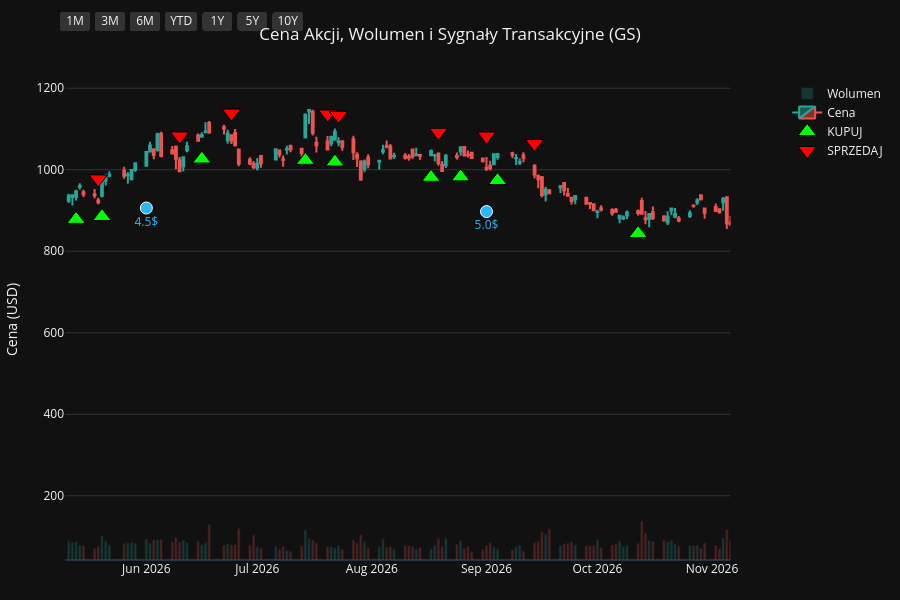
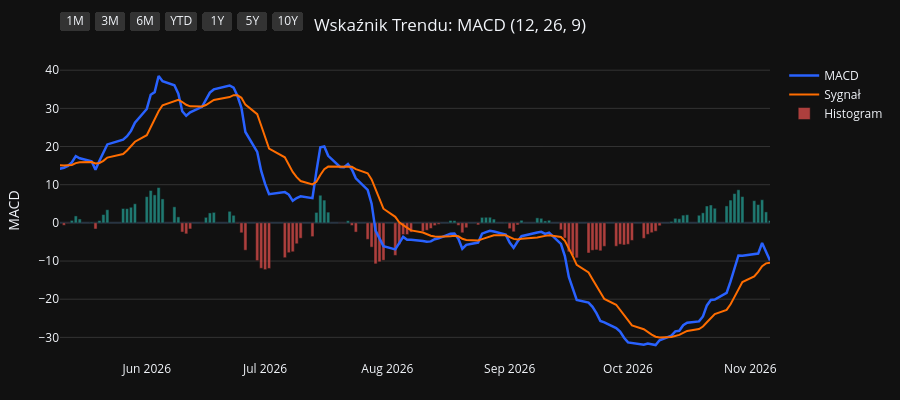
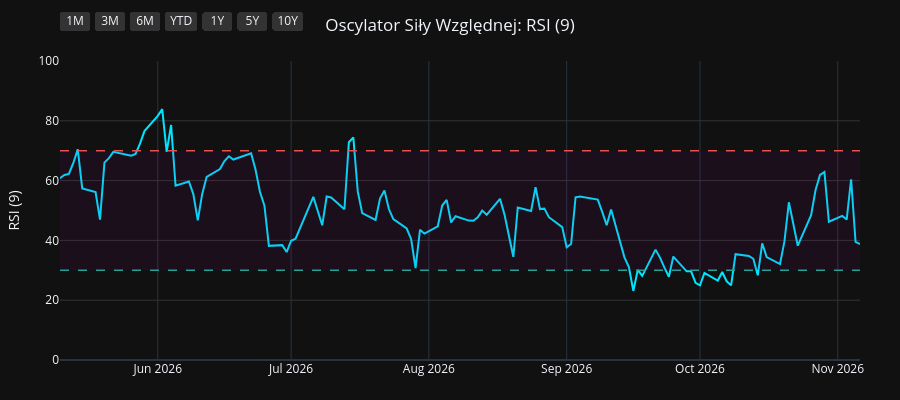
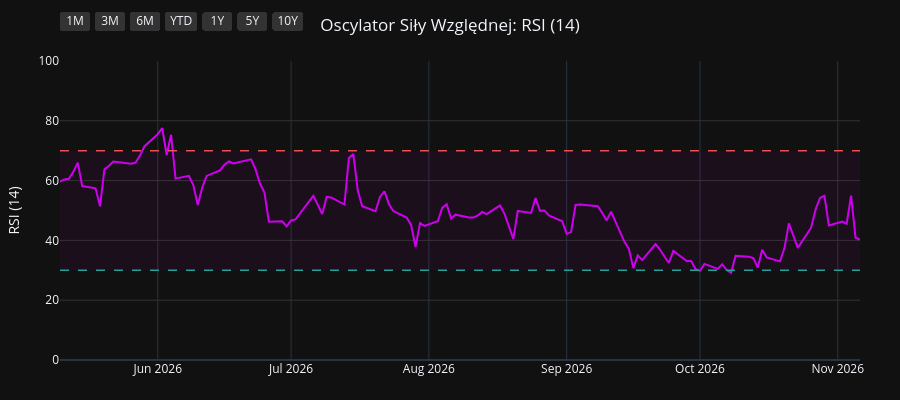

Source (notebook cell) for these figures, in order:
### Code cell
import os
import yfinance as yf
import pandas as pd
import pandas_ta as ta
import plotly.graph_objects as go
from plotly.subplots import make_subplots

# 1. Pobranie i przygotowanie danych
symbol = os.environ.get("STOCK_TICKER", "").strip().upper()
if not symbol:
    raise RuntimeError("Set STOCK_TICKER before running price_extractor.ipynb")
df = yf.Ticker(symbol).history(period="10y")
df.index = df.index.tz_localize(None)

# Wskaźniki i sygnały
df.ta.macd(fast=12, slow=26, signal=9, append=True)
df.ta.rsi(length=9, append=True)
df.ta.rsi(length=14, append=True)
df.ta.rsi(length=21, append=True)
df.dropna(inplace=True)

macd = df['MACD_12_26_9']
signal = df['MACDs_12_26_9']
wczorajszy_macd = macd.shift(1)
wczorajszy_signal = signal.shift(1)

df['Decyzja'] = 'BRAK'
df.loc[(macd > signal) & (wczorajszy_macd <= wczorajszy_signal), 'Decyzja'] = 'KUPUJ'
df.loc[(macd < signal) & (wczorajszy_macd >= wczorajszy_signal), 'Decyzja'] = 'SPRZEDAJ'

df_kupuj = df[df['Decyzja'] == 'KUPUJ']
df_sprzedaj = df[df['Decyzja'] == 'SPRZEDAJ']
df_dywidendy = df[df['Dividends'] > 0]
df_splity = df[df['Stock Splits'] > 0]

# Wspólna konfiguracja osi X
konfiguracja_osi_x = dict(
    type="date",
    showspikes=True, spikemode="across", spikesnap="cursor", spikedash="dot", spikecolor="#ffffff", spikethickness=1, hoverformat="%Y-%m-%d",
    rangeselector=dict(
        buttons=list([
            dict(count=1, label="1M", step="month", stepmode="backward"),
            dict(count=3, label="3M", step="month", stepmode="backward"),
            dict(count=6, label="6M", step="month", stepmode="backward"),
            dict(count=1, label="YTD", step="year", stepmode="todate"),
            dict(count=1, label="1Y", step="year", stepmode="backward"),
            dict(count=5, label="5Y", step="year", stepmode="backward"),
            dict(step="all", label="10Y")
        ]),
        bgcolor="#333333", activecolor="#2962ff", x=0, y=1.1
    )
)

# ==========================================
# WYKRES 1: CENA + WOLUMEN + SYGNAŁY
# ==========================================
fig1 = make_subplots(specs=[[{"secondary_y": True}]])

kolory_wolumenu = ['#26a69a' if row['Close'] >= row['Open'] else '#ef5350' for index, row in df.iterrows()]
fig1.add_trace(go.Bar(x=df.index, y=df['Volume'], marker_color=kolory_wolumenu, opacity=0.25, name='Wolumen'), secondary_y=True)
fig1.add_trace(go.Candlestick(x=df.index, open=df['Open'], high=df['High'], low=df['Low'], close=df['Close'], name='Cena', increasing_line_color='#26a69a', decreasing_line_color='#ef5350'), secondary_y=False)
fig1.add_trace(go.Scatter(x=df_kupuj.index, y=df_kupuj['Low'] * 0.95, customdata=df_kupuj[['Low', 'High']], mode='markers', marker=dict(symbol='triangle-up', size=16, color='#00ff00', line=dict(width=1, color='black')), name='KUPUJ', hovertemplate='KUPUJ<br>Najniższa: %{customdata[0]:.2f}<br>Najwyższa: %{customdata[1]:.2f}<extra></extra>'), secondary_y=False)
fig1.add_trace(go.Scatter(x=df_sprzedaj.index, y=df_sprzedaj['High'] * 1.05, customdata=df_sprzedaj[['Low', 'High']], mode='markers', marker=dict(symbol='triangle-down', size=16, color='#ff0000', line=dict(width=1, color='black')), name='SPRZEDAJ', hovertemplate='SPRZEDAJ<br>Najniższa: %{customdata[0]:.2f}<br>Najwyższa: %{customdata[1]:.2f}<extra></extra>'), secondary_y=False)

if not df_dywidendy.empty:
    fig1.add_trace(go.Scatter(x=df_dywidendy.index, y=df_dywidendy['Low'] * 0.90, mode='markers+text', marker=dict(symbol='circle', size=12, color='#29b6f6', line=dict(width=1, color='white')), text=df_dywidendy['Dividends'].apply(lambda x: f"{x}$"), textposition="bottom center", name='Dywidenda', showlegend=False, hovertemplate='Dywidenda: %{text}<extra></extra>', textfont=dict(color="#29b6f6")), secondary_y=False)
if not df_splity.empty:
                    fig1.add_trace(go.Scatter(x=df_splity.index, y=df_splity['High'], mode='markers+text', marker=dict(symbol='star', size=16, color='#ffee58', line=dict(width=1, color='black')), text=df_splity['Stock Splits'].apply(lambda x: f"{x:g}:1" if x >= 1 else f"1:{1 / x:g}"), textposition="top center", name='Split', hovertemplate='%{text}<extra></extra>', textfont=dict(color="#ffee58")), secondary_y=False)

fig1.update_layout(title=dict(text=f"Cena Akcji, Wolumen i Sygnały Transakcyjne ({symbol})", x=0.5, xanchor='center'), dragmode='pan', xaxis_rangeslider_visible=False, template='plotly_dark', height=600, hovermode='x unified', margin=dict(l=60, r=40, t=60, b=40))
fig1.update_xaxes(**konfiguracja_osi_x)
fig1.update_xaxes(range=[df.index.max() - pd.Timedelta(days=180), df.index.max()])
fig1.update_yaxes(title_text="Cena (USD)", secondary_y=False, gridcolor='#333333')
fig1.update_yaxes(range=[0, df['Volume'].max() * 4], showgrid=False, showticklabels=False, secondary_y=True)
fig1.show(config={'scrollZoom': True})

# ==========================================
# WYKRES 2: WSKAŹNIK MACD
# ==========================================
fig2 = go.Figure()
fig2.add_trace(go.Scatter(x=df.index, y=df['MACD_12_26_9'], line=dict(color='#2962ff', width=2.5), name='MACD'))
fig2.add_trace(go.Scatter(x=df.index, y=df['MACDs_12_26_9'], line=dict(color='#ff6d00', width=2), name='Sygnał'))
kolory_macd = ['#26a69a' if val >= 0 else '#ef5350' for val in df['MACDh_12_26_9']]
fig2.add_trace(go.Bar(x=df.index, y=df['MACDh_12_26_9'], marker_color=kolory_macd, name='Histogram', opacity=0.7))
fig2.update_layout(title=dict(text="Wskaźnik Trendu: MACD (12, 26, 9)", x=0.5, xanchor='center'), dragmode='pan', xaxis_rangeslider_visible=False, template='plotly_dark', height=400, hovermode='x unified', margin=dict(l=60, r=40, t=60, b=40))
fig2.update_xaxes(**konfiguracja_osi_x)
fig2.update_xaxes(range=[df.index.max() - pd.Timedelta(days=180), df.index.max()])
fig2.update_yaxes(title_text="MACD", gridcolor='#333333')
fig2.show(config={'scrollZoom': True})

# ==========================================
# WYKRES 3: OSCYLATOR RSI (9)
# ==========================================
fig3 = go.Figure()
fig3.add_trace(go.Scatter(x=df.index, y=df['RSI_9'], line=dict(color='#00e5ff', width=2), name='RSI (9)'))
fig3.add_hline(y=70, line_dash="dash", line_color="#ef5350", line_width=1.5)
fig3.add_hline(y=30, line_dash="dash", line_color="#26a69a", line_width=1.5)
fig3.add_hrect(y0=30, y1=70, line_width=0, fillcolor="purple", opacity=0.1)
fig3.update_layout(title=dict(text="Oscylator Siły Względnej: RSI (9)", x=0.5, xanchor='center'), dragmode='pan', xaxis_rangeslider_visible=False, template='plotly_dark', height=400, hovermode='x unified', margin=dict(l=60, r=40, t=60, b=40))
fig3.update_xaxes(**konfiguracja_osi_x)
fig3.update_xaxes(range=[df.index.max() - pd.Timedelta(days=180), df.index.max()])
fig3.update_yaxes(title_text="RSI (9)", range=[0, 100], gridcolor='#333333')
fig3.show(config={'scrollZoom': True})

# ==========================================
# WYKRES 4: OSCYLATOR RSI (14)
# ==========================================
fig4 = go.Figure()
fig4.add_trace(go.Scatter(x=df.index, y=df['RSI_14'], line=dict(color='#d500f9', width=2), name='RSI (14)'))
fig4.add_hline(y=70, line_dash="dash", line_color="#ef5350", line_width=1.5)
fig4.add_hline(y=30, line_dash="dash", line_color="#26a69a", line_width=1.5)
fig4.add_hrect(y0=30, y1=70, line_width=0, fillcolor="purple", opacity=0.1)
fig4.update_layout(title=dict(text="Oscylator Siły Względnej: RSI (14)", x=0.5, xanchor='center'), dragmode='pan', xaxis_rangeslider_visible=False, template='plotly_dark', height=400, hovermode='x unified', margin=dict(l=60, r=40, t=60, b=40))
fig4.update_xaxes(**konfiguracja_osi_x)
fig4.update_xaxes(range=[df.index.max() - pd.Timedelta(days=180), df.index.max()])
fig4.update_yaxes(title_text="RSI (14)", range=[0, 100], gridcolor='#333333')
fig4.show(config={'scrollZoom': True})

# ==========================================
# WYKRES 5: OSCYLATOR RSI (21)
# ==========================================
fig5 = go.Figure()
fig5.add_trace(go.Scatter(x=df.index, y=df['RSI_21'], line=dict(color='#64dd17', width=2), name='RSI (21)'))
fig5.add_hline(y=70, line_dash="dash", line_color="#ef5350", line_width=1.5)
fig5.add_hline(y=30, line_dash="dash", line_color="#26a69a", line_width=1.5)
fig5.add_hrect(y0=30, y1=70, line_width=0, fillcolor="purple", opacity=0.1)
fig5.update_layout(title=dict(text="Oscylator Siły Względnej: RSI (21)", x=0.5, xanchor='center'), dragmode='pan', xaxis_rangeslider_visible=False, template='plotly_dark', height=400, hovermode='x unified', margin=dict(l=60, r=40, t=60, b=40))
fig5.update_xaxes(**konfiguracja_osi_x)
fig5.update_xaxes(range=[df.index.max() - pd.Timedelta(days=180), df.index.max()])
fig5.update_yaxes(title_text="RSI (21)", range=[0, 100], gridcolor='#333333')
fig5.show(config={'scrollZoom': True})

### Figure 1 — Plotly figure (JSON) as saved in the notebook; plotly's stock layout.template omitted (floating-point values rounded to 4 significant figures; data arrays with more than 128 entries replaced by an {"elided": "..."} marker saying what was removed)
{"data": [{"marker": {"color": {"elided": "2481 str values"}}, "name": "Wolumen", "opacity": 0.25, "type": "bar", "x": {"elided": "2481 str values"}, "xaxis": "x", "y": {"elided": "2481 int values"}, "yaxis": "y2"}, {"close": {"elided": "2481 float values"}, "decreasing": {"line": {"color": "#ef5350"}}, "high": {"elided": "2481 float values"}, "increasing": {"line": {"color": "#26a69a"}}, "low": {"elided": "2481 float values"}, "name": "Cena", "open": {"elided": "2481 float values"}, "type": "candlestick", "x": {"elided": "2481 str values"}, "xaxis": "x", "yaxis": "y"}, {"customdata": {"elided": "95x2 float values"}, "hovertemplate": "KUPUJ<br>Najniższa: %{customdata[0]:.2f}<br>Najwyższa: %{customdata[1]:.2f}<extra></extra>", "marker": {"color": "#00ff00", "line": {"color": "black", "width": 1}, "size": 16, "symbol": "triangle-up"}, "mode": "markers", "name": "KUPUJ", "type": "scatter", "x": ["2017-02-07T00:00:00", "2017-04-25T00:00:00", "2017-05-24T00:00:00", "2017-06-08T00:00:00", "2017-06-28T00:00:00", "2017-08-01T00:00:00", "2017-09-01T00:00:00", "2017-09-12T00:00:00", "2017-11-30T00:00:00", "2018-01-23T00:00:00", "2018-02-16T00:00:00", "2018-03-07T00:00:00", "2018-04-10T00:00:00", "2018-05-09T00:00:00", "2018-06-07T00:00:00", "2018-07-09T00:00:00", "2018-08-21T00:00:00", "2018-09-21T00:00:00", "2018-10-17T00:00:00", "2018-10-31T00:00:00", "2018-12-28T00:00:00", "2019-03-18T00:00:00", "2019-04-02T00:00:00", "2019-05-03T00:00:00", "2019-06-10T00:00:00", "2019-08-29T00:00:00", "2019-10-15T00:00:00", "2019-12-12T00:00:00", "2020-01-02T00:00:00", "2020-03-26T00:00:00", "2020-05-07T00:00:00", "2020-05-26T00:00:00", "2020-07-13T00:00:00", "2020-08-10T00:00:00", "2020-08-27T00:00:00", "2020-09-30T00:00:00", "2020-11-06T00:00:00", "2020-12-21T00:00:00", "2021-02-09T00:00:00", "2021-03-10T00:00:00", "2021-04-16T00:00:00", "2021-04-23T00:00:00", "2021-06-01T00:00:00", "2021-06-30T00:00:00", "2021-07-12T00:00:00", "2021-07-23T00:00:00", "2021-08-26T00:00:00", "2021-10-08T00:00:00", "2021-12-07T00:00:00", "2021-12-27T00:00:00", "2022-02-02T00:00:00", "2022-03-15T00:00:00", "2022-04-18T00:00:00", "2022-05-17T00:00:00", "2022-06-27T00:00:00", "2022-07-18T00:00:00", "2022-10-06T00:00:00", "2022-10-13T00:00:00", "2023-01-06T00:00:00", "2023-01-26T00:00:00", "2023-03-28T00:00:00", "2023-05-26T00:00:00", "2023-07-12T00:00:00", "2023-08-31T00:00:00", "2023-10-31T00:00:00", "2024-02-23T00:00:00", "2024-03-21T00:00:00", "2024-04-23T00:00:00", "2024-07-02T00:00:00", "2024-08-15T00:00:00", "2024-09-19T00:00:00", "2024-10-08T00:00:00", "2024-11-06T00:00:00", "2025-01-08T00:00:00", "2025-01-15T00:00:00", "2025-02-18T00:00:00", "2025-03-20T00:00:00", "2025-04-16T00:00:00", "2025-06-18T00:00:00", "2025-08-27T00:00:00", "2025-09-09T00:00:00", "2025-10-28T00:00:00", "2025-11-26T00:00:00", "2026-01-05T00:00:00", "2026-01-15T00:00:00", "2026-03-23T00:00:00", "2026-05-13T00:00:00", "2026-05-20T00:00:00", "2026-06-16T00:00:00", "2026-07-14T00:00:00", "2026-07-22T00:00:00", "2026-08-17T00:00:00", "2026-08-25T00:00:00", "2026-09-04T00:00:00", "2026-10-12T00:00:00"], "xaxis": "x", "y": [185.5, 174.9, 170.5, 167.3, 172.1, 176.7, 174.8, 173.7, 191.5, 201.5, 208.6, 205.3, 201.4, 186.7, 183.6, 176.1, 185.8, 186.0, 174.3, 175.4, 128.9, 158.9, 156.1, 164.3, 153.6, 162.6, 160.3, 179.1, 186.9, 126.0, 146.4, 151.3, 170.1, 171.0, 169.7, 164.0, 165.7, 206.8, 247.5, 276.7, 282.6, 276.1, 315.2, 310.6, 307.6, 311.0, 344.4, 326.7, 332.5, 325.7, 302.7, 276.4, 272.9, 262.2, 255.9, 255.8, 261.8, 248.2, 296.1, 303.5, 276.5, 283.4, 285.7, 289.6, 267.2, 348.7, 360.1, 375.5, 417.2, 452.3, 450.6, 449.9, 516.9, 525.5, 544.1, 606.5, 509.0, 454.3, 577.9, 690.4, 688.1, 733.6, 750.0, 854.5, 865.8, 780.3, 878.2, 885.2, 1026.0, 1023.0, 1019.0, 981.4, 982.5, 973.4, 843.4], "yaxis": "y"}, {"customdata": {"elided": "94x2 float values"}, "hovertemplate": "SPRZEDAJ<br>Najniższa: %{customdata[0]:.2f}<br>Najwyższa: %{customdata[1]:.2f}<extra></extra>", "marker": {"color": "#ff0000", "line": {"color": "black", "width": 1}, "size": 16, "symbol": "triangle-down"}, "mode": "markers", "name": "SPRZEDAJ", "type": "scatter", "x": ["2017-03-07T00:00:00", "2017-05-17T00:00:00", "2017-05-31T00:00:00", "2017-06-26T00:00:00", "2017-07-19T00:00:00", "2017-08-15T00:00:00", "2017-09-05T00:00:00", "2017-10-13T00:00:00", "2017-12-28T00:00:00", "2018-02-05T00:00:00", "2018-03-01T00:00:00", "2018-03-19T00:00:00", "2018-04-23T00:00:00", "2018-05-29T00:00:00", "2018-06-21T00:00:00", "2018-08-09T00:00:00", "2018-09-06T00:00:00", "2018-09-26T00:00:00", "2018-10-24T00:00:00", "2018-11-12T00:00:00", "2019-02-06T00:00:00", "2019-03-20T00:00:00", "2019-04-24T00:00:00", "2019-05-07T00:00:00", "2019-08-01T00:00:00", "2019-09-24T00:00:00", "2019-11-15T00:00:00", "2019-12-31T00:00:00", "2020-01-24T00:00:00", "2020-05-06T00:00:00", "2020-05-12T00:00:00", "2020-06-12T00:00:00", "2020-07-23T00:00:00", "2020-08-18T00:00:00", "2020-09-09T00:00:00", "2020-10-22T00:00:00", "2020-12-14T00:00:00", "2021-01-21T00:00:00", "2021-03-09T00:00:00", "2021-03-17T00:00:00", "2021-04-22T00:00:00", "2021-05-19T00:00:00", "2021-06-10T00:00:00", "2021-07-07T00:00:00", "2021-07-16T00:00:00", "2021-08-19T00:00:00", "2021-09-03T00:00:00", "2021-11-05T00:00:00", "2021-12-20T00:00:00", "2022-01-14T00:00:00", "2022-02-18T00:00:00", "2022-04-04T00:00:00", "2022-04-26T00:00:00", "2022-06-09T00:00:00", "2022-07-14T00:00:00", "2022-08-22T00:00:00", "2022-10-11T00:00:00", "2022-11-25T00:00:00", "2023-01-20T00:00:00", "2023-02-21T00:00:00", "2023-05-03T00:00:00", "2023-06-21T00:00:00", "2023-08-08T00:00:00", "2023-09-25T00:00:00", "2024-01-03T00:00:00", "2024-03-07T00:00:00", "2024-04-08T00:00:00", "2024-05-23T00:00:00", "2024-08-02T00:00:00", "2024-09-03T00:00:00", "2024-10-03T00:00:00", "2024-10-25T00:00:00", "2024-11-29T00:00:00", "2025-01-10T00:00:00", "2025-02-12T00:00:00", "2025-02-20T00:00:00", "2025-04-03T00:00:00", "2025-05-29T00:00:00", "2025-07-11T00:00:00", "2025-09-02T00:00:00", "2025-09-29T00:00:00", "2025-11-17T00:00:00", "2025-12-29T00:00:00", "2026-01-14T00:00:00", "2026-01-20T00:00:00", "2026-04-29T00:00:00", "2026-05-19T00:00:00", "2026-06-10T00:00:00", "2026-06-24T00:00:00", "2026-07-20T00:00:00", "2026-07-23T00:00:00", "2026-08-19T00:00:00", "2026-09-01T00:00:00", "2026-09-14T00:00:00"], "xaxis": "x", "y": [217.3, 193.7, 188.1, 191.3, 193.2, 198.7, 193.7, 207.0, 222.9, 228.4, 229.2, 232.6, 219.8, 202.2, 199.4, 206.7, 209.0, 204.0, 191.7, 194.7, 175.0, 176.8, 179.7, 180.1, 195.0, 191.1, 197.3, 206.4, 220.5, 163.6, 166.4, 184.4, 187.2, 184.9, 187.2, 188.6, 223.8, 269.0, 310.3, 320.2, 310.9, 332.1, 360.7, 342.6, 347.1, 368.2, 386.1, 385.5, 351.2, 359.4, 327.3, 312.2, 302.5, 297.3, 269.0, 326.0, 288.5, 371.3, 338.1, 352.0, 323.7, 321.4, 342.8, 323.4, 381.6, 393.4, 411.4, 463.0, 496.1, 514.4, 495.0, 533.6, 618.3, 584.4, 659.7, 679.8, 540.2, 621.7, 723.1, 758.3, 832.9, 820.4, 938.1, 970.8, 996.1, 967.5, 977.5, 1083.0, 1139.0, 1137.0, 1133.0, 1092.0, 1083.0, 1064.0], "yaxis": "y"}, {"hovertemplate": "Dywidenda: %{text}<extra></extra>", "marker": {"color": "#29b6f6", "line": {"color": "white", "width": 1}, "size": 12, "symbol": "circle"}, "mode": "markers+text", "name": "Dywidenda", "showlegend": false, "text": ["0.65$", "0.75$", "0.75$", "0.75$", "0.75$", "0.8$", "0.8$", "0.8$", "0.8$", "0.85$", "1.25$", "1.25$", "1.25$", "1.25$", "1.25$", "1.25$", "1.25$", "1.25$", "2.0$", "2.0$", "2.0$", "2.0$", "2.5$", "2.5$", "2.5$", "2.5$", "2.75$", "2.75$", "2.75$", "2.75$", "3.0$", "3.0$", "3.0$", "3.0$", "4.0$", "4.0$", "4.5$", "4.5$", "5.0$"], "textfont": {"color": "#29b6f6"}, "textposition": "bottom center", "type": "scatter", "x": ["2017-02-28T00:00:00", "2017-05-30T00:00:00", "2017-08-29T00:00:00", "2017-11-29T00:00:00", "2018-02-28T00:00:00", "2018-05-30T00:00:00", "2018-08-29T00:00:00", "2018-11-29T00:00:00", "2019-02-27T00:00:00", "2019-05-29T00:00:00", "2019-08-29T00:00:00", "2019-11-29T00:00:00", "2020-02-28T00:00:00", "2020-05-29T00:00:00", "2020-08-31T00:00:00", "2020-12-01T00:00:00", "2021-03-01T00:00:00", "2021-05-28T00:00:00", "2021-08-31T00:00:00", "2021-12-01T00:00:00", "2022-03-01T00:00:00", "2022-05-31T00:00:00", "2022-08-31T00:00:00", "2022-11-30T00:00:00", "2023-03-01T00:00:00", "2023-05-31T00:00:00", "2023-08-30T00:00:00", "2023-11-29T00:00:00", "2024-02-28T00:00:00", "2024-05-30T00:00:00", "2024-08-30T00:00:00", "2024-12-02T00:00:00", "2025-02-28T00:00:00", "2025-05-30T00:00:00", "2025-08-29T00:00:00", "2025-12-02T00:00:00", "2026-03-02T00:00:00", "2026-06-01T00:00:00", "2026-09-01T00:00:00"], "xaxis": "x", "y": [180.8, 161.0, 159.9, 178.7, 195.7, 169.3, 180.4, 145.6, 149.2, 140.6, 154.0, 169.5, 150.8, 151.6, 159.5, 182.2, 255.7, 292.2, 325.9, 301.5, 263.7, 261.7, 269.4, 308.6, 286.6, 268.7, 275.8, 285.6, 330.8, 384.9, 437.0, 522.7, 527.7, 521.3, 652.2, 717.0, 745.4, 906.0, 897.3], "yaxis": "y"}], "layout": {"dragmode": "pan", "height": 600, "hovermode": "x unified", "margin": {"b": 40, "l": 60, "r": 40, "t": 60}, "title": {"text": "Cena Akcji, Wolumen i Sygnały Transakcyjne (GS)", "x": 0.5, "xanchor": "center"}, "xaxis": {"anchor": "y", "domain": [0.0, 0.94], "hoverformat": "%Y-%m-%d", "range": ["2026-05-10T00:00:00", "2026-11-06T00:00:00"], "rangeselector": {"activecolor": "#2962ff", "bgcolor": "#333333", "buttons": [{"count": 1, "label": "1M", "step": "month", "stepmode": "backward"}, {"count": 3, "label": "3M", "step": "month", "stepmode": "backward"}, {"count": 6, "label": "6M", "step": "month", "stepmode": "backward"}, {"count": 1, "label": "YTD", "step": "year", "stepmode": "todate"}, {"count": 1, "label": "1Y", "step": "year", "stepmode": "backward"}, {"count": 5, "label": "5Y", "step": "year", "stepmode": "backward"}, {"label": "10Y", "step": "all"}], "x": 0, "y": 1.1}, "rangeslider": {"visible": false}, "showspikes": true, "spikecolor": "#ffffff", "spikedash": "dot", "spikemode": "across", "spikesnap": "cursor", "spikethickness": 1, "type": "date"}, "yaxis": {"anchor": "x", "domain": [0.0, 1.0], "gridcolor": "#333333", "title": {"text": "Cena (USD)"}}, "yaxis2": {"anchor": "x", "overlaying": "y", "range": [0, 60776800], "showgrid": false, "showticklabels": false, "side": "right"}}}

### Figure 2 — Plotly figure (JSON) as saved in the notebook; plotly's stock layout.template omitted (floating-point values rounded to 4 significant figures; data arrays with more than 128 entries replaced by an {"elided": "..."} marker saying what was removed)
{"data": [{"line": {"color": "#2962ff", "width": 2.5}, "name": "MACD", "type": "scatter", "x": {"elided": "2481 str values"}, "y": {"elided": "2481 float values"}}, {"line": {"color": "#ff6d00", "width": 2}, "name": "Sygnał", "type": "scatter", "x": {"elided": "2481 str values"}, "y": {"elided": "2481 float values"}}, {"marker": {"color": {"elided": "2481 str values"}}, "name": "Histogram", "opacity": 0.7, "type": "bar", "x": {"elided": "2481 str values"}, "y": {"elided": "2481 float values"}}], "layout": {"dragmode": "pan", "height": 400, "hovermode": "x unified", "margin": {"b": 40, "l": 60, "r": 40, "t": 60}, "title": {"text": "Wskaźnik Trendu: MACD (12, 26, 9)", "x": 0.5, "xanchor": "center"}, "xaxis": {"hoverformat": "%Y-%m-%d", "range": ["2026-05-10T00:00:00", "2026-11-06T00:00:00"], "rangeselector": {"activecolor": "#2962ff", "bgcolor": "#333333", "buttons": [{"count": 1, "label": "1M", "step": "month", "stepmode": "backward"}, {"count": 3, "label": "3M", "step": "month", "stepmode": "backward"}, {"count": 6, "label": "6M", "step": "month", "stepmode": "backward"}, {"count": 1, "label": "YTD", "step": "year", "stepmode": "todate"}, {"count": 1, "label": "1Y", "step": "year", "stepmode": "backward"}, {"count": 5, "label": "5Y", "step": "year", "stepmode": "backward"}, {"label": "10Y", "step": "all"}], "x": 0, "y": 1.1}, "rangeslider": {"visible": false}, "showspikes": true, "spikecolor": "#ffffff", "spikedash": "dot", "spikemode": "across", "spikesnap": "cursor", "spikethickness": 1, "type": "date"}, "yaxis": {"gridcolor": "#333333", "title": {"text": "MACD"}}}}

### Figure 3 — Plotly figure (JSON) as saved in the notebook; plotly's stock layout.template omitted (floating-point values rounded to 4 significant figures; data arrays with more than 128 entries replaced by an {"elided": "..."} marker saying what was removed)
{"data": [{"line": {"color": "#00e5ff", "width": 2}, "name": "RSI (9)", "type": "scatter", "x": {"elided": "2481 str values"}, "y": {"elided": "2481 float values"}}], "layout": {"dragmode": "pan", "height": 400, "hovermode": "x unified", "margin": {"b": 40, "l": 60, "r": 40, "t": 60}, "shapes": [{"line": {"color": "#ef5350", "dash": "dash", "width": 1.5}, "type": "line", "x0": 0, "x1": 1, "xref": "x domain", "y0": 70, "y1": 70, "yref": "y"}, {"line": {"color": "#26a69a", "dash": "dash", "width": 1.5}, "type": "line", "x0": 0, "x1": 1, "xref": "x domain", "y0": 30, "y1": 30, "yref": "y"}, {"fillcolor": "purple", "line": {"width": 0}, "opacity": 0.1, "type": "rect", "x0": 0, "x1": 1, "xref": "x domain", "y0": 30, "y1": 70, "yref": "y"}], "title": {"text": "Oscylator Siły Względnej: RSI (9)", "x": 0.5, "xanchor": "center"}, "xaxis": {"hoverformat": "%Y-%m-%d", "range": ["2026-05-10T00:00:00", "2026-11-06T00:00:00"], "rangeselector": {"activecolor": "#2962ff", "bgcolor": "#333333", "buttons": [{"count": 1, "label": "1M", "step": "month", "stepmode": "backward"}, {"count": 3, "label": "3M", "step": "month", "stepmode": "backward"}, {"count": 6, "label": "6M", "step": "month", "stepmode": "backward"}, {"count": 1, "label": "YTD", "step": "year", "stepmode": "todate"}, {"count": 1, "label": "1Y", "step": "year", "stepmode": "backward"}, {"count": 5, "label": "5Y", "step": "year", "stepmode": "backward"}, {"label": "10Y", "step": "all"}], "x": 0, "y": 1.1}, "rangeslider": {"visible": false}, "showspikes": true, "spikecolor": "#ffffff", "spikedash": "dot", "spikemode": "across", "spikesnap": "cursor", "spikethickness": 1, "type": "date"}, "yaxis": {"gridcolor": "#333333", "range": [0, 100], "title": {"text": "RSI (9)"}}}}

### Figure 4 — Plotly figure (JSON) as saved in the notebook; plotly's stock layout.template omitted (floating-point values rounded to 4 significant figures; data arrays with more than 128 entries replaced by an {"elided": "..."} marker saying what was removed)
{"data": [{"line": {"color": "#d500f9", "width": 2}, "name": "RSI (14)", "type": "scatter", "x": {"elided": "2481 str values"}, "y": {"elided": "2481 float values"}}], "layout": {"dragmode": "pan", "height": 400, "hovermode": "x unified", "margin": {"b": 40, "l": 60, "r": 40, "t": 60}, "shapes": [{"line": {"color": "#ef5350", "dash": "dash", "width": 1.5}, "type": "line", "x0": 0, "x1": 1, "xref": "x domain", "y0": 70, "y1": 70, "yref": "y"}, {"line": {"color": "#26a69a", "dash": "dash", "width": 1.5}, "type": "line", "x0": 0, "x1": 1, "xref": "x domain", "y0": 30, "y1": 30, "yref": "y"}, {"fillcolor": "purple", "line": {"width": 0}, "opacity": 0.1, "type": "rect", "x0": 0, "x1": 1, "xref": "x domain", "y0": 30, "y1": 70, "yref": "y"}], "title": {"text": "Oscylator Siły Względnej: RSI (14)", "x": 0.5, "xanchor": "center"}, "xaxis": {"hoverformat": "%Y-%m-%d", "range": ["2026-05-10T00:00:00", "2026-11-06T00:00:00"], "rangeselector": {"activecolor": "#2962ff", "bgcolor": "#333333", "buttons": [{"count": 1, "label": "1M", "step": "month", "stepmode": "backward"}, {"count": 3, "label": "3M", "step": "month", "stepmode": "backward"}, {"count": 6, "label": "6M", "step": "month", "stepmode": "backward"}, {"count": 1, "label": "YTD", "step": "year", "stepmode": "todate"}, {"count": 1, "label": "1Y", "step": "year", "stepmode": "backward"}, {"count": 5, "label": "5Y", "step": "year", "stepmode": "backward"}, {"label": "10Y", "step": "all"}], "x": 0, "y": 1.1}, "rangeslider": {"visible": false}, "showspikes": true, "spikecolor": "#ffffff", "spikedash": "dot", "spikemode": "across", "spikesnap": "cursor", "spikethickness": 1, "type": "date"}, "yaxis": {"gridcolor": "#333333", "range": [0, 100], "title": {"text": "RSI (14)"}}}}
